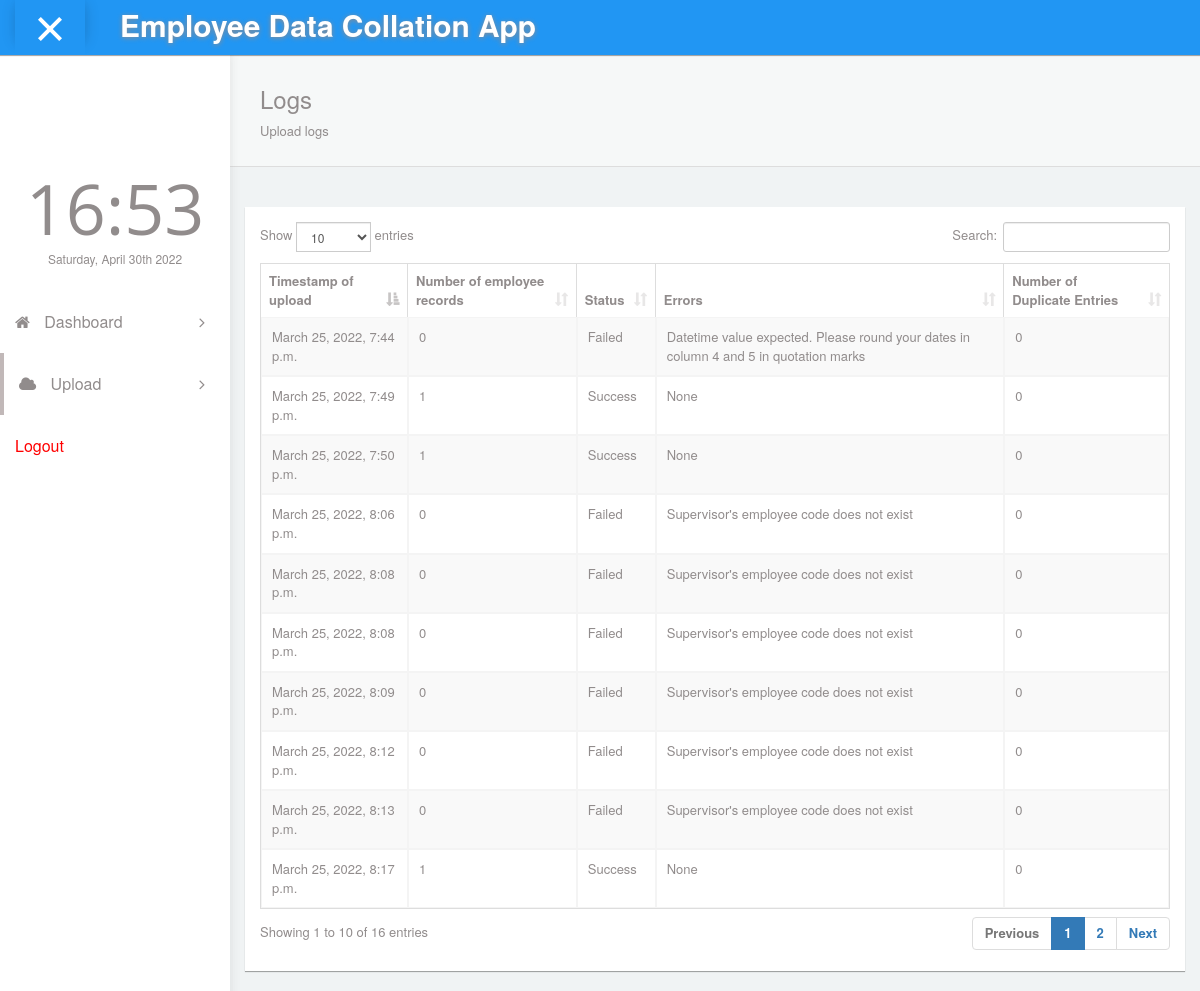
The page /upload-logs (signed in) on the database its author committed.
### employee/models.py (models this page shows, shortened)
class UploadLogs(models.Model):
	timestamp_of_upload 				= models.DateTimeField(auto_now_add=True)
	number_of_employee_records_uploaded = models.IntegerField()
	status 								= models.CharField(max_length=100)
	errors 								= models.CharField(max_length=100, blank=True, null=True)
	number_of_duplicate_entries 		= models.IntegerField()
	class Meta:
		verbose_name_plural = "Upload logs"

### employee/views.py (the view)
# urls.py: path("upload-logs", views.UploadLogsView, name="logs-employees"),
@login_required
def UploadLogsView(request):
	logs 		= UploadLogs.objects.all()
	context 	= {"logs":logs}
	return render(request, 'logs.html', context)

### employee/templates/logs.html (shortened to what this page needs)
{% extends 'base.html' %}
{% load static %}
{% block uploadActive %}  active {% endblock %}
{% block content %}
            <div id="content">
               <div class="panel box-shadow-none content-header">
                  <div class="panel-body">
                    <div class="col-md-12">
                        <h3 class="animated fadeInLeft">Logs</h3>
                        <p class="animated fadeInDown">
                          Upload logs
                        </p>
                    </div>
                  </div>
              </div>
              <div class="col-md-12 top-20 padding-0">
                <div class="col-md-12">
                  <div class="panel">
                    <div class="panel-body">
                      <div class="responsive-table">
                      <table id="datatables-example" class="table table-striped table-bordered" width="100%" cellspacing="0">
                      <thead>
                        <tr>
                          <th>Timestamp of upload</th>
                          <th>Number of employee records</th>
                          <th>Status</th>
                          <th>Errors</th>
                          <th>Number of Duplicate Entries</th>
                        </tr>
                      </thead>
                      <tbody>
                        {% for log in logs %}
                        <tr>
                          <td>{{log.timestamp_of_upload}}</td>
                          <td>{{log.number_of_employee_records_uploaded}}</td>
                          <td>{{log.status}}</td>
                          <td>{{log.errors}}</td>
                          <td>{{log.number_of_duplicate_entries}}</td>
                        </tr>
                        {% endfor %}
                      </tbody>
                        </table>
                      </div>
                  </div>
                </div>
              </div>
              </div>
            </div>
{% endblock %}

### employee/templates/base.html (shortened to what this page needs)
{% load static %}
<!DOCTYPE html>
<html lang="en">
<head>
  <link rel="stylesheet" type="text/css" href="{% static 'asset/css/bootstrap.min.css' %}">
  <link rel="stylesheet" type="text/css" href="{% static 'asset/css/plugins/font-awesome.min.css' %}"/>
  <link rel="stylesheet" type="text/css" href="{% static 'asset/css/plugins/datatables.bootstrap.min.css' %}"/>
  <link rel="stylesheet" type="text/css" href="{% static 'asset/css/plugins/animate.min.css' %}"/>
  <link href="{% static 'asset/css/style.css' %}" rel="stylesheet">
<body id="mimin" class="dashboard">
        <nav class="navbar navbar-default header navbar-fixed-top">
          <div class="col-md-12 nav-wrapper">
            <div class="navbar-header" style="width:100%;">
              <div class="opener-left-menu is-open">
                <span class="bottom"></span>
              </div>
                <a href="/" class="navbar-brand">
                 <b>Employee Data Collation App</b>
                </a>
            </div>
          </div>
        </nav>
      <div class="container-fluid mimin-wrapper">
            <div id="left-menu">
              <div class="sub-left-menu scroll">
                <ul class="nav nav-list">
                    <li><div class="left-bg"></div></li>
                    <li class="time">
                      <h1 class="animated fadeInLeft">21:00</h1>
                      <p class="animated fadeInRight">Sat,October 1st 2029</p>
                    </li>
                    <li class="{% block dashboardActive %}  {% endblock %} ripple">
                      <a class="tree-toggle nav-header"><span class="fa-home fa"></span> Dashboard
                        <span class="fa-angle-right fa right-arrow text-right"></span>
                      </a>
                    </li>
                    <li class="{% block uploadActive %}  {% endblock %} ripple">
                      <a class="tree-toggle nav-header">
                        <span class="fa-cloud fa"></span> Upload
                        <span class="fa-angle-right fa right-arrow text-right"></span>
                      </a>
                    </li>
                    <li>
                      <a href="{% url 'employee:logout' %}" style="color:red">
                        Logout
                      </a>
                    </li>
                  </ul>
                </div>
            </div>
          {% block content %} {% endblock %}
      </div>
</body>
</html>

### rows shown on the page
UploadLogs: timestamp_of_upload "March 25, 2022, 7:44 p.m.", number_of_employee_records_uploaded "0", status "Failed", errors "Datetime value expected. Please round your dates in column 4 and 5 in quotation marks", number_of_duplicate_entries "0"
UploadLogs: timestamp_of_upload "March 25, 2022, 7:49 p.m.", number_of_employee_records_uploaded "1", status "Success", errors "None", number_of_duplicate_entries "0"
UploadLogs: timestamp_of_upload "March 25, 2022, 7:50 p.m.", number_of_employee_records_uploaded "1", status "Success", errors "None", number_of_duplicate_entries "0"
UploadLogs: timestamp_of_upload "March 25, 2022, 8:06 p.m.", number_of_employee_records_uploaded "0", status "Failed", errors "Supervisor's employee code does not exist", number_of_duplicate_entries "0"
UploadLogs: timestamp_of_upload "March 25, 2022, 8:08 p.m.", number_of_employee_records_uploaded "0", status "Failed", errors "Supervisor's employee code does not exist", number_of_duplicate_entries "0"
UploadLogs: timestamp_of_upload "March 25, 2022, 8:08 p.m.", number_of_employee_records_uploaded "0", status "Failed", errors "Supervisor's employee code does not exist", number_of_duplicate_entries "0"
UploadLogs: timestamp_of_upload "March 25, 2022, 8:09 p.m.", number_of_employee_records_uploaded "0", status "Failed", errors "Supervisor's employee code does not exist", number_of_duplicate_entries "0"
UploadLogs: timestamp_of_upload "March 25, 2022, 8:12 p.m.", number_of_employee_records_uploaded "0", status "Failed", errors "Supervisor's employee code does not exist", number_of_duplicate_entries "0"
UploadLogs: timestamp_of_upload "March 25, 2022, 8:13 p.m.", number_of_employee_records_uploaded "0", status "Failed", errors "Supervisor's employee code does not exist", number_of_duplicate_entries "0"
UploadLogs: timestamp_of_upload "March 25, 2022, 8:17 p.m.", number_of_employee_records_uploaded "1", status "Success", errors "None", number_of_duplicate_entries "0"
